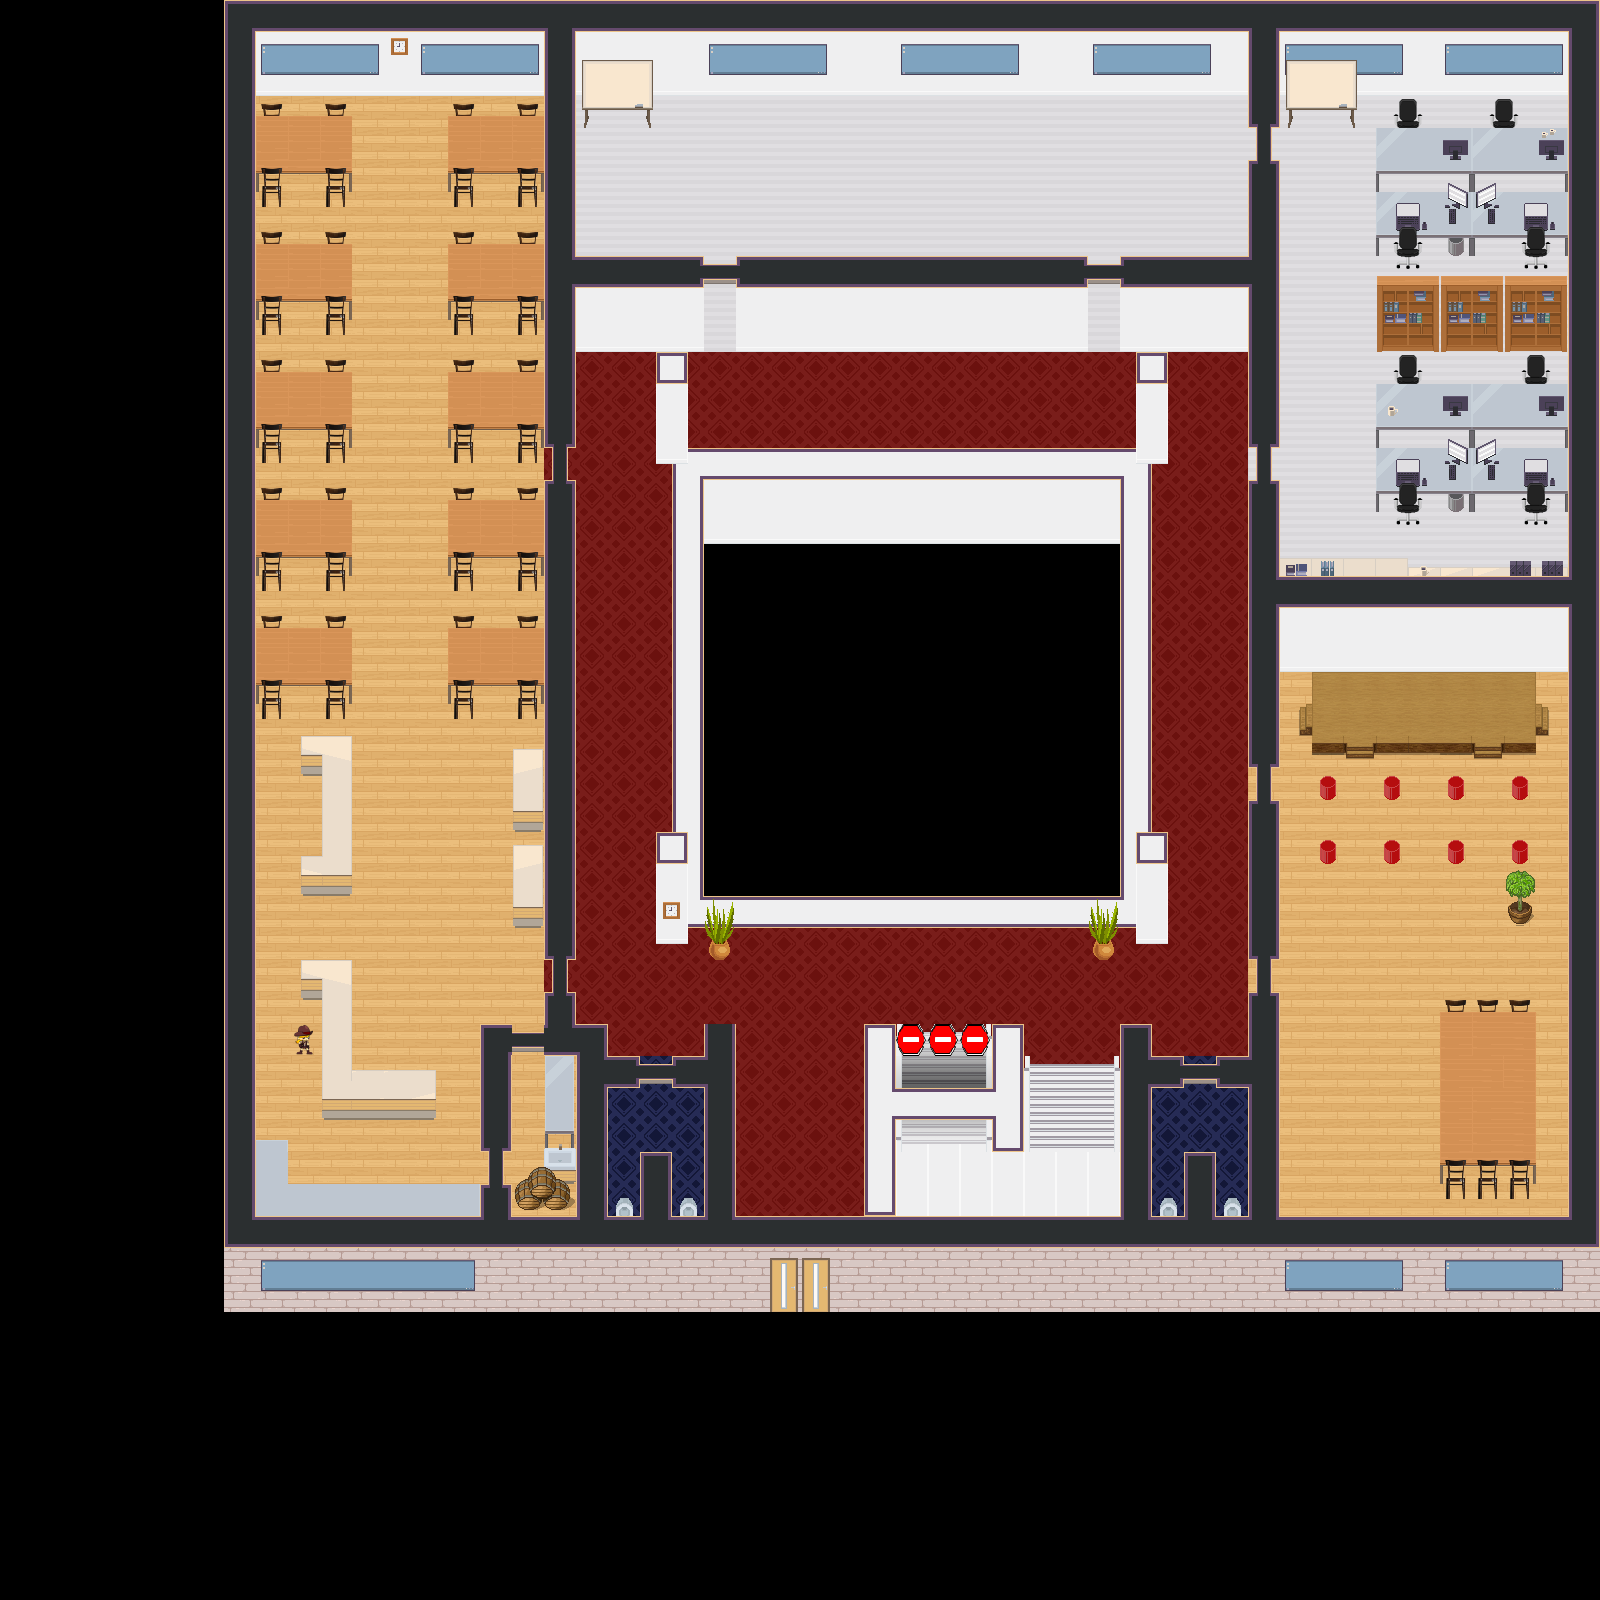

A 2D game scene composited from a Tiled map and its tileset images. What follows is a short description and the map's XML, with each tile layer's data collapsed to a summary:
An orthogonal 50x50 tile map with 32x32 px tiles, 35 tile layers (start, Blocker, Antonia_Tiles, toUpstairsExit, ...), 13 tilesets and 1 object.

<map version="1.5" tiledversion="1.7.2" orientation="orthogonal" renderorder="right-down" width="50" height="50" tilewidth="32" tileheight="32" infinite="0" nextlayerid="81" nextobjectid="3">
 <editorsettings>
  <export target="map.json" format="json" />
 </editorsettings>
 <properties>
  <property name="script" value="https://unpkg.com/@workadventure/scripting-api-extra@^1/dist/bundle.js" />
  <property name="tutorial" type="bool" value="true" />
 </properties>
 <tileset firstgid="1" name="WA_Special_Zones" tilewidth="32" tileheight="32" tilecount="12" columns="6">
  <image source="src/assets/WA_Special_Zones.png" width="192" height="64" />
  <tile id="2">
   <properties>
    <property name="collides" type="bool" value="true" />
   </properties>
  </tile>
  <tile id="7">
   <properties>
    <property name="script" value="script.js" />
   </properties>
  </tile>
 </tileset>
 <tileset firstgid="13" name="WA_Tables" tilewidth="32" tileheight="32" tilecount="270" columns="10">
  <image source="src/assets/WA_Tables.png" width="320" height="864" />
 </tileset>
 <tileset firstgid="283" name="WA_Room_Builder" tilewidth="32" tileheight="32" tilecount="1000" columns="25">
  <image source="src/assets/WA_Room_Builder.png" width="800" height="1280" />
 </tileset>
 <tileset firstgid="1283" name="WA_Other_Furniture" tilewidth="32" tileheight="32" tilecount="156" columns="12">
  <image source="src/assets/WA_Other_Furniture.png" width="384" height="416" />
 </tileset>
 <tileset firstgid="1439" name="WA_Miscellaneous" tilewidth="32" tileheight="32" tilecount="110" columns="10">
  <image source="src/assets/WA_Miscellaneous.png" width="320" height="352" />
 </tileset>
 <tileset firstgid="1549" name="WA_Exterior" tilewidth="32" tileheight="32" tilecount="850" columns="25">
  <image source="src/assets/WA_Exterior.png" width="800" height="1088" />
 </tileset>
 <tileset firstgid="2399" name="WA_Decoration" tilewidth="32" tileheight="32" tilecount="96" columns="12">
  <image source="src/assets/WA_Decoration.png" width="384" height="256" />
 </tileset>
 <tileset firstgid="2495" name="Office_furniture_set" tilewidth="32" tileheight="32" tilecount="48" columns="16">
  <image source="Tilesets/Office_furniture_set.png" width="512" height="112" />
 </tileset>
 <tileset firstgid="2543" name="WA_Room_Builder_2" tilewidth="32" tileheight="32" tilecount="1000" columns="25">
  <image source="src/assets/WA_Room_Builder_2.png" width="800" height="1280" />
 </tileset>
 <tileset firstgid="3543" name="WA_Miscellaneous_2" tilewidth="32" tileheight="32" tilecount="110" columns="10">
  <image source="src/assets/WA_Miscellaneous_2.png" width="320" height="352" />
 </tileset>
 <tileset firstgid="3653" name="Chairs" tilewidth="32" tileheight="32" tilecount="12" columns="4">
  <image source="Tilesets/Chairs.png" width="128" height="96" />
 </tileset>
 <tileset firstgid="3665" name="Office_Chair" tilewidth="32" tileheight="32" tilecount="24" columns="6">
  <image source="Tilesets/Office_Chair.png" width="192" height="128" />
 </tileset>
 <tileset firstgid="3689" name="Antonia" tilewidth="32" tileheight="32" tilecount="1" columns="1">
  <image source="Tilesets/Char/Antonia.png" width="32" height="32" />
 </tileset>
 <layer id="49" name="start" width="50" height="50">
  <data>[2500 cells, 16 non-empty, 1 distinct tile ids]</data>
 </layer>
 <layer id="46" name="Blocker" width="50" height="50">
  <data>[2500 cells, 663 non-empty, 1 distinct tile ids]</data>
 </layer>
 <layer id="79" name="Antonia_Tiles" width="50" height="50">
  <properties>
   <property name="openTab" value="https://alaclick.gourmet.at/frontend4/" />
   <property name="openWebsiteTrigger" value="onaction" />
   <property name="openWebsiteTriggerMessage" value="Press SPACE to Open Gourmet" />
  </properties>
  <data>[2500 cells, 3 non-empty, 1 distinct tile ids]</data>
 </layer>
 <layer id="65" name="toUpstairsExit" width="50" height="50">
  <properties>
   <property name="exitUrl" value="office_upstairs.json#fromDownstairsEntry" />
  </properties>
  <data>[2500 cells, 3 non-empty, 1 distinct tile ids]</data>
 </layer>
 <layer id="66" name="fromUpstairsEntry" width="50" height="50">
  <properties>
   <property name="startLayer" type="bool" value="true" />
  </properties>
  <data>[2500 cells, 3 non-empty, 1 distinct tile ids]</data>
 </layer>
 <layer id="67" name="toLowerExit" width="50" height="50">
  <data>[2500 cells, 3 non-empty, 1 distinct tile ids]</data>
 </layer>
 <layer id="68" name="fromLowerEntry" width="50" height="50">
  <data>[2500 cells, 3 non-empty, 1 distinct tile ids]</data>
 </layer>
 <layer id="57" name="excalidraw" width="50" height="50">
  <properties>
   <property name="openWebsite" value="https://excalidraw.com/#room=d64b8413e1b4ea7b3c57,aGRi1UmIfNdq9CoPuaHngg" />
   <property name="openWebsiteTrigger" value="onaction" />
   <property name="openWebsiteTriggerMessage" value="Press SPACE to Start Sketching" />
  </properties>
  <data>[2500 cells, 4 non-empty, 1 distinct tile ids]</data>
 </layer>
 <layer id="73" name="excalidraw2" width="50" height="50">
  <properties>
   <property name="openWebsite" value="https://excalidraw.com/" />
   <property name="openWebsiteTrigger" value="onaction" />
   <property name="openWebsiteTriggerMessage" value="Press SPACE to Start Sketching" />
  </properties>
  <data>[2500 cells, 6 non-empty, 1 distinct tile ids]</data>
 </layer>
 <layer id="62" name="jira-VWorld" width="50" height="50">
  <properties>
   <property name="openTab" value="https://vworld.atlassian.net/jira/software/projects/VW/boards/1" />
   <property name="openWebsiteTrigger" value="onaction" />
  </properties>
  <data>[2500 cells, 4 non-empty, 1 distinct tile ids]</data>
 </layer>
 <layer id="59" name="music-area" width="50" height="50">
  <data>[2500 cells, 0 non-empty, 0 distinct tile ids]</data>
 </layer>
 <layer id="76" name="Clockify" width="50" height="50">
  <properties>
   <property name="openWebsite" value="https://clockify.me/tracker" />
   <property name="openWebsiteTrigger" value="onaction" />
   <property name="openWebsiteTriggerMessage" value="Press SPACE to Open Clockify" />
  </properties>
  <data>[2500 cells, 2 non-empty, 1 distinct tile ids]</data>
 </layer>
 <layer id="61" name="jitsi-kitchen" width="50" height="50">
  <properties>
   <property name="jitsiRoom" value="kitchen" />
   <property name="jitsiTrigger" value="onaction" />
   <property name="jitsiTriggerMessage" value="Press SPACE to start jitsi meeting" />
  </properties>
  <data>[2500 cells, 66 non-empty, 1 distinct tile ids]</data>
 </layer>
 <layer id="9" name="Floor" width="50" height="50">
  <data>[2500 cells, 1170 non-empty, 16 distinct tile ids]</data>
 </layer>
 <layer id="77" name="Antonia" width="50" height="50">
  <data>[2500 cells, 1 non-empty, 1 distinct tile ids]</data>
 </layer>
 <layer id="26" name="Stairs" width="50" height="50">
  <data>[2500 cells, 21 non-empty, 9 distinct tile ids]</data>
 </layer>
 <layer id="70" name="KitchenTable" width="50" height="50">
  <data>[2500 cells, 19 non-empty, 10 distinct tile ids]</data>
 </layer>
 <layer id="7" name="Misc_Below" width="50" height="50">
  <data>[2500 cells, 88 non-empty, 37 distinct tile ids]</data>
 </layer>
 <layer id="60" name="Wall_Below" width="50" height="50">
  <data>[2500 cells, 595 non-empty, 38 distinct tile ids]</data>
 </layer>
 <layer id="71" name="Door2" width="50" height="50">
  <data>[2500 cells, 0 non-empty, 0 distinct tile ids]</data>
 </layer>
 <layer id="64" name="Flowers" width="50" height="50">
  <data>[2500 cells, 4 non-empty, 2 distinct tile ids]</data>
 </layer>
 <layer id="39" name="Chair_Below" width="50" height="50">
  <data>[2500 cells, 70 non-empty, 6 distinct tile ids]</data>
 </layer>
 <layer id="63" name="Furniture_Below" width="50" height="50">
  <data>[2500 cells, 166 non-empty, 26 distinct tile ids]</data>
 </layer>
 <layer id="5" name="Computers" width="50" height="50">
  <data>[2500 cells, 29 non-empty, 10 distinct tile ids]</data>
 </layer>
 <layer id="72" name="Chair" width="50" height="50">
  <data>[2500 cells, 8 non-empty, 2 distinct tile ids]</data>
 </layer>
 <layer id="74" name="StopSign" width="50" height="50">
  <data>[2500 cells, 3 non-empty, 1 distinct tile ids]</data>
 </layer>
 <layer id="58" name="Windows_Below" width="50" height="50">
  <data>[2500 cells, 56 non-empty, 6 distinct tile ids]</data>
 </layer>
 <objectgroup id="50" name="floorLayer" />
 <layer id="69" name="Barrels" width="50" height="50">
  <data>[2500 cells, 4 non-empty, 4 distinct tile ids]</data>
 </layer>
 <layer id="2" name="Furniture_Above" width="50" height="50">
  <data>[2500 cells, 53 non-empty, 8 distinct tile ids]</data>
 </layer>
 <layer id="10" name="Wall_Above" width="50" height="50">
  <data>[2500 cells, 321 non-empty, 31 distinct tile ids]</data>
 </layer>
 <layer id="4" name="Doors" width="50" height="50">
  <data>[2500 cells, 2 non-empty, 1 distinct tile ids]</data>
 </layer>
 <layer id="24" name="Chairs_Over" width="50" height="50">
  <data>[2500 cells, 46 non-empty, 2 distinct tile ids]</data>
 </layer>
 <layer id="6" name="Misc_Above" width="50" height="50">
  <data>[2500 cells, 64 non-empty, 26 distinct tile ids]</data>
 </layer>
 <layer id="75" name="Clock" width="50" height="50">
  <data>[2500 cells, 2 non-empty, 2 distinct tile ids]</data>
 </layer>
 <layer id="80" name="Windows_Above" width="50" height="50">
  <data>[2500 cells, 30 non-empty, 6 distinct tile ids]</data>
 </layer>
 <objectgroup id="78" name="AntoniaPopUp">
  <object id="2" x="268.667" y="942.667" width="72.3333" height="75.6667" />
 </objectgroup>
</map>
